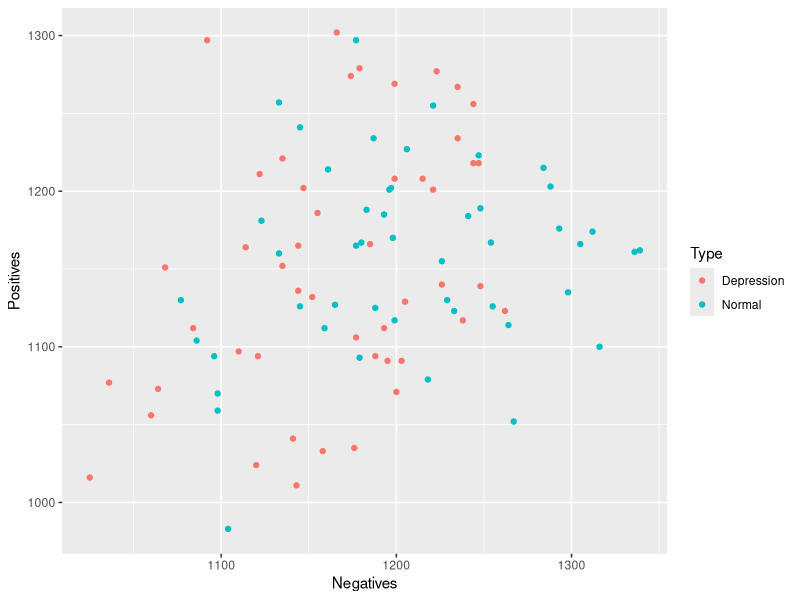
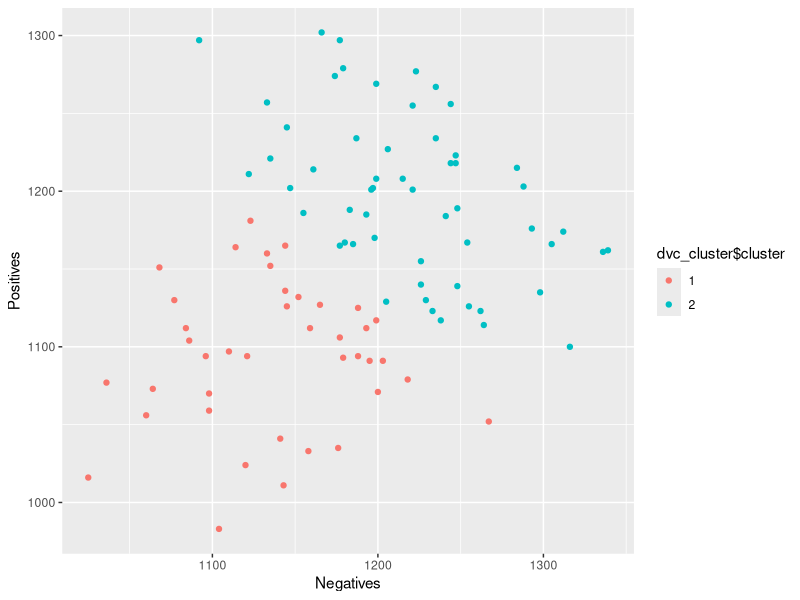

Here is the R script that generated these plots, in order:
# R script to classify data using k-means clustering
# Author: Deepak Sharma
# Date: 4 October 2016


# Import libraries --------------------------------------------------------

library(datasets)
library(psych)
library(ggplot2)

# Import data -------------------------------------------------------------

depression_vs_control <- read.csv("depression_vs_control.csv")
dvc <- depression_vs_control
attach(dvc)
headTail(dvc)

# K means clustering ------------------------------------------------------

set.seed(10)
dvc_cluster <- kmeans(dvc[, 1:3], 2, nstart = 10)
dvc_cluster
table(dvc_cluster$cluster, Type)
dvc_cluster$cluster <- as.factor(dvc_cluster$cluster)

# Visualization -----------------------------------------------------------

# Original data plot
ggplot(dvc, aes(Negatives, Positives, Fluctuations, color = Type)) + geom_point()
# Cluster plot
ggplot(dvc, aes(Negatives, Positives, Fluctuations, color = dvc_cluster$cluster)) + geom_point()

